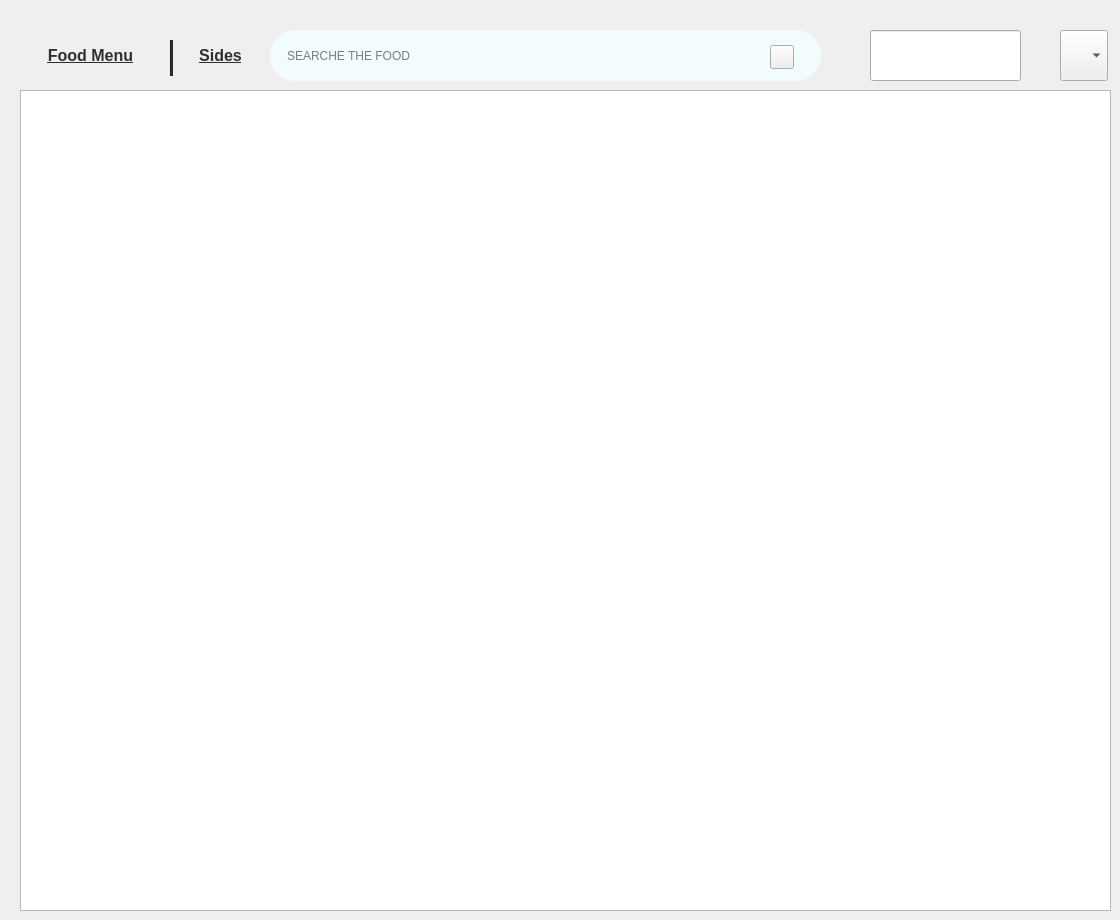
    <widget class="QWidget" name="page_6">
     <widget class="QPushButton" name="pushButton_18">
      <property name="geometry">
       <rect>
        <x>10</x>
        <y>30</y>
        <width>161</width>
        <height>51</height>
       </rect>
      </property>
      <property name="font">
       <font>
        <pointsize>12</pointsize>
        <bold>true</bold>
        <underline>true</underline>
       </font>
      </property>
      <property name="styleSheet">
       <string notr="true">
QPushButton {
	
	

    background: transparent; /* رنگ دکمه در حالت عادی (sabz) */
    color: #303030;
    border-radius: 10px;
    padding: 5px 15px;
    border: none;
}


QPushButton:hover {
	
	color: rgb(53, 53, 53);
}


QPushButton:pressed {

    color: rgb(53, 53, 53);
 
}

</string>
      </property>
      <property name="text">
       <string>Food Menu</string>
      </property>
     </widget>
     <widget class="Line" name="line_14">
      <property name="geometry">
       <rect>
        <x>170</x>
        <y>40</y>
        <width>3</width>
        <height>36</height>
       </rect>
      </property>
      <property name="styleSheet">
       <string notr="true">background-color: rgb(42, 42, 42);</string>
      </property>
      <property name="orientation">
       <enum>Qt::Orientation::Vertical</enum>
      </property>
     </widget>
     <widget class="QPushButton" name="pushButton_19">
      <property name="geometry">
       <rect>
        <x>180</x>
        <y>40</y>
        <width>81</width>
        <height>31</height>
       </rect>
      </property>
      <property name="font">
       <font>
        <pointsize>12</pointsize>
        <bold>true</bold>
        <underline>true</underline>
       </font>
      </property>
      <property name="styleSheet">
       <string notr="true">
QPushButton {
	
	

    background: transparent; /* رنگ دکمه در حالت عادی (sabz) */
    color: #303030;
    border-radius: 10px;
    padding: 5px 15px;
    border: none;
}


QPushButton:hover {
	
	color: rgb(53, 53, 53);
}


QPushButton:pressed {

    color: rgb(53, 53, 53);
 
}

</string>
      </property>
      <property name="text">
       <string>Sides</string>
      </property>
     </widget>
     <widget class="QListWidget" name="listWidget_5">
      <property name="geometry">
       <rect>
        <x>20</x>
        <y>90</y>
        <width>1091</width>
        <height>821</height>
       </rect>
      </property>
      <property name="resizeMode">
       <enum>QListView::ResizeMode::Adjust</enum>
      </property>
      <property name="viewMode">
       <enum>QListView::ViewMode::IconMode</enum>
      </property>
     </widget>
     <widget class="QLineEdit" name="lineEdit_7">
      <property name="geometry">
       <rect>
        <x>270</x>
        <y>30</y>
        <width>551</width>
        <height>51</height>
       </rect>
      </property>
      <property name="styleSheet">
       <string notr="true">	background:rgb(242, 252, 255);
	color: black;
    border-radius: 25px;
    padding: 5px 15px;</string>
      </property>
      <property name="placeholderText">
       <string>SEARCHE THE FOOD</string>
      </property>
     </widget>
     <widget class="QPushButton" name="pushButton_20">
      <property name="geometry">
       <rect>
        <x>770</x>
        <y>45</y>
        <width>24</width>
        <height>24</height>
       </rect>
      </property>
      <property name="styleSheet">
       <string notr="true">border-image: url(:/new/prefix1/Images/search.png);</string>
      </property>
      <property name="text">
       <string/>
      </property>
     </widget>
     <widget class="QLineEdit" name="lineEdit_9">
      <property name="geometry">
       <rect>
        <x>870</x>
        <y>30</y>
        <width>151</width>
        <height>51</height>
       </rect>
      </property>
      <property name="styleSheet">
       <string notr="true">color:black;</string>
      </property>
      <property name="text">
       <string/>
      </property>
     </widget>
     <widget class="QComboBox" name="comboBox_2">
      <property name="geometry">
       <rect>
        <x>1060</x>
        <y>30</y>
        <width>48</width>
        <height>51</height>
       </rect>
      </property>
      <property name="styleSheet">
       <string notr="true">


	border-image: url(:/new/prefix1/Images/menu (1).png);





</string>
      </property>
     </widget>
    </widget>
